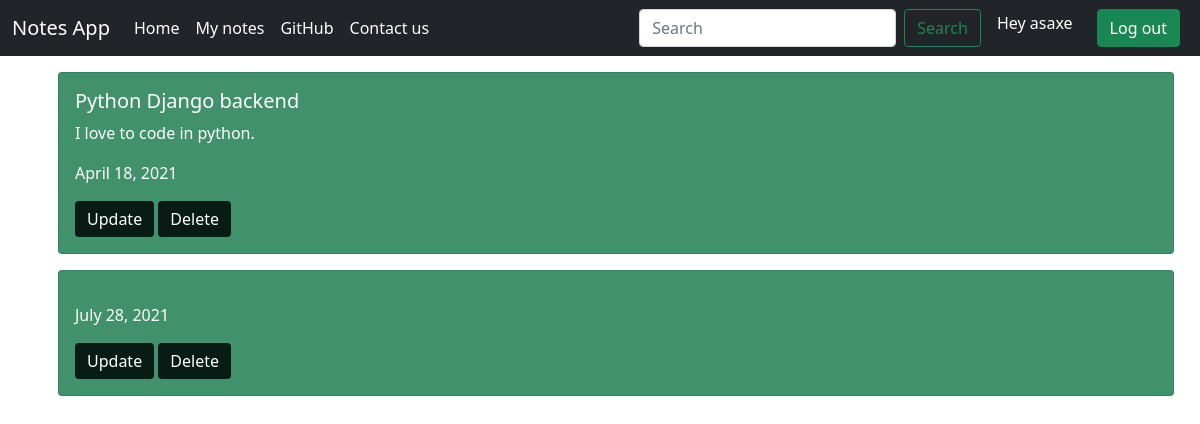
Screenshot of /notes/ (signed in) with the database file from the repository.
### home/models.py (models this page shows, shortened)
class NotesInfo(models.Model):
    id = models.AutoField(primary_key=True)
    title = models.CharField(max_length=50)
    body =models.TextField()
    date = models.DateField(blank=True,null=True)
    user = models.ForeignKey(User,on_delete=CASCADE,null=True)

### home/views.py (the view)
# urls.py: path("notes/",views.about, name="notes"),
def about(request):
    notes = NotesInfo.objects.filter(user=request.user)
    context = {'notes':notes}
    return render(request,'allnotes.html',context)

### home/templates/allnotes.html (shortened to what this page needs)
{% extends 'base.html' %}
{% block body %}
<div class="container my-3">
    {% for note in notes %}
        <div id="allnotes">
            <div class="card " style="width: 100%; margin:1rem; background-color:#40916c; color:white;" >
                <div class="card-body">
                <h5 class="card-title">{{note.title}}</h5>
                <p class="card-text">{{note.body}}</p>
                <p>{{note.date}}</p>
                <form action="{% url 'update' note.id %}" method="post" style="display: inline;">
                    <button id="btnUpdate" type="submit" style="background-color: #081c15; border:none;" class="btn btn-primary" >Update</button>
                </form>
                <form action="{% url 'delete' note.id %}" method="post" style="display: inline;">
                    <button id="btnDelete" type="submit" style="background-color: #081c15; border:none;" class="btn btn-primary">Delete</button>
                </form>
            </div>
        </div>
    {% endfor %}
</div>
{% endblock body %}

### home/templates/base.html (shortened to what this page needs)
<!doctype html>
<html lang="en">
<head>
    <link href="https://cdn.jsdelivr.net/npm/bootstrap@5.0.0-beta3/dist/css/bootstrap.min.css" rel="stylesheet"
>
</head>
<body>
    <nav class="navbar navbar-expand-lg navbar-dark bg-dark">
        <div class="container-fluid">
            <a class="navbar-brand" href="/">Notes App</a>
            <div class="collapse navbar-collapse" id="navbarSupportedContent">
                <ul class="navbar-nav me-auto mb-2 mb-lg-0">
                    <li class="nav-item">
                        <a class="nav-link active" aria-current="page" href="/">Home</a>
                    </li>
                    {% if user.is_authenticated %}
                    <li class="nav-item">
                        <a class="nav-link active" aria-current="page" href="{% url 'notes' %}">My notes</a>
                    </li>
                    {% else %}
                    <li class="nav-item">
                        <a class="nav-link disabled" aria-current="page" href="{% url 'notes' %}">My notes</a>
                    </li>
                    {% endif %}
                    <li class="nav-item">
                        <a class="nav-link active" aria-current="page" href="github/">GitHub</a>
                    </li>
                    <li class="nav-item">
                        <a class="nav-link active" aria-current="page" href="contactus/">Contact us</a>
                    </li>
                </ul>
                <form action="{% url 'search' %}" method = "POST" class="d-flex">
                    <input class="form-control me-2" type="search" placeholder="Search" name="searchnote" aria-label="Search">
                    <button class="btn btn-outline-success" type="submit">Search</button>
                </form>
                {% if user.is_authenticated %}
                <h6 class="mx-3" style="color: white;">Hey {{request.user}}</h6>
                <form action="logout" method = "POST" class="d-flex">
                    <button class="btn btn-success mx-2" type="submit">Log out</button>
                </form>
                {% endif %}
            </div>
        </div>
    </nav>
    {% block body %}{% endblock body %}
</body>
</html>

### rows the page displays
NotesInfo: title "Python Django backend", body "I love to code in python.", date "April 18, 2021"
NotesInfo: date "July 28, 2021"

### other values shown
{{ request.user }} "asaxe"
